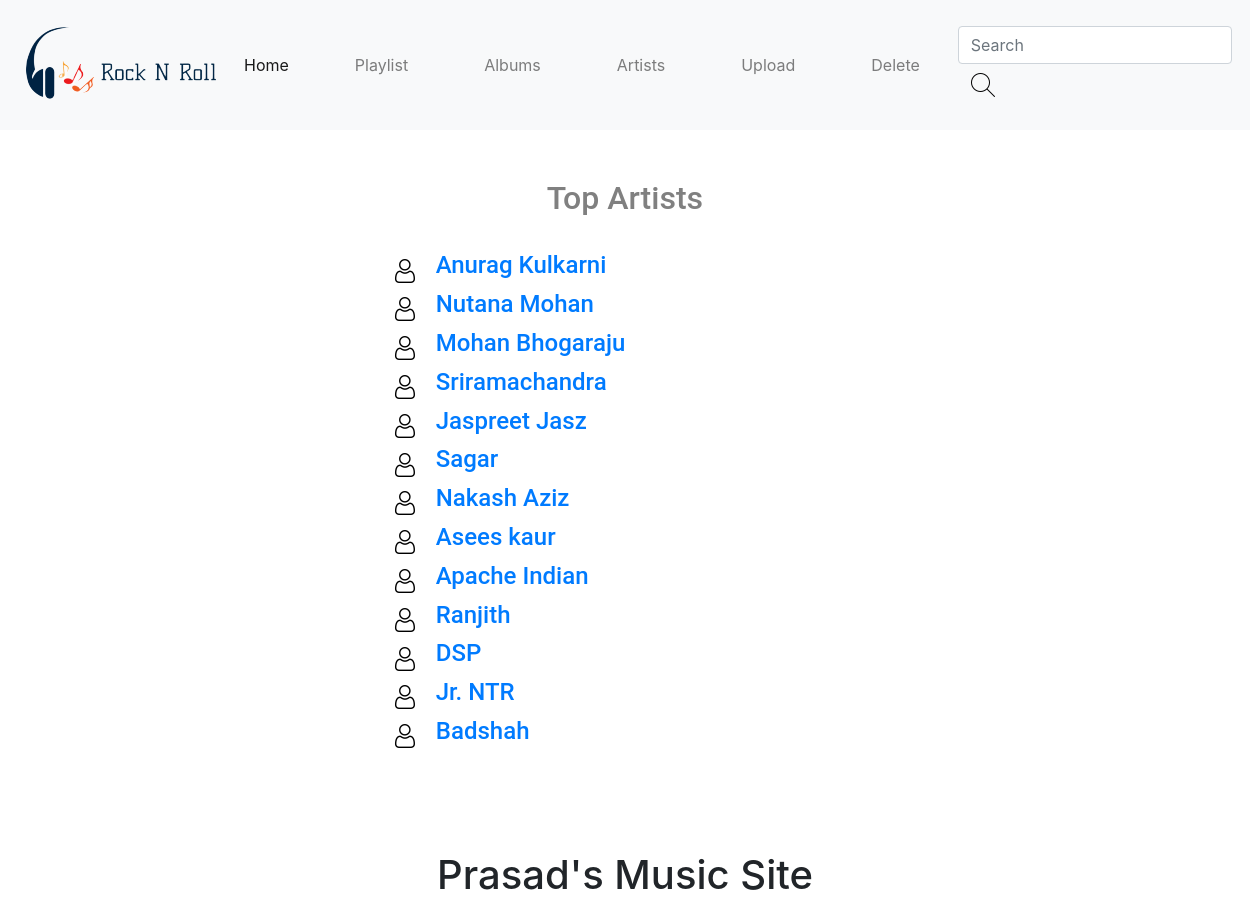
Screenshot of /artists/ with the database file from the repository.
### app/models.py (models this page shows)
class MusicModel(models.Model):
    songid = models.AutoField(primary_key=True)
    tittle = models.CharField(max_length=60)
    artist = models.CharField(max_length=30)
    song_image = models.ImageField(upload_to="song_images/")
    song = models.FileField(upload_to="songs/")
    album_name = models.ForeignKey(MovieModel,on_delete=models.CASCADE)

### app/views.py (the view)
# urls.py: path('artists/',views.Artists.as_view(),name="artists"),
class Artists(View):
    def get(self,request):
        m = MusicModel.objects.values('artist',)
        l = []
        for x in m:
            for y,z in x.items():
                l.append(z)
        mylist = list(dict.fromkeys(l))
        return render(request,"artist.html",{"artists":mylist})

### templates/artist.html (shortened to what this page needs)
{% load static %}
<!doctype html>
<html lang="en">
  <head>
    <link rel="stylesheet" href="https://stackpath.bootstrapcdn.com/bootstrap/4.4.1/css/bootstrap.min.css">
  </head>
  <body>
   {% include 'head.html' %}<br><br>
   <table align="center" border="0">
       <tr>
           <td width="500" colspan="2">
               <h2 style="text-align: center;color: grey;font-family: Roboto">Top Artists</h2><br>
           </td>
       </tr>
       {% for x in artists %}
       <tr>
           <td style="text-align: center">
               <a href="{% url 'one_artist' %}?a={{ x }}">
                   <img src="{% static 'images/user.png' %}">
               </a>
           </td>
           <td style="font-family: Roboto">
               <a href="{% url 'one_artist' %}?a={{ x }}">
               <h4>{{ x }}</h4>
               </a>
           </td>
       </tr>
       {% endfor %}
   </table>
   {% include 'footer.html' %}
  </body>
</html>

### rows the page displays
MusicModel: artist "Anurag Kulkarni"
MusicModel: artist "Mohan Bhogaraju"
MusicModel: artist "Sriramachandra"
MusicModel: artist "Jaspreet Jasz"
MusicModel: artist "Nakash Aziz"
MusicModel: artist "Asees kaur"
MusicModel: artist "Apache Indian"
MusicModel: artist "Ranjith"
MusicModel: artist "DSP"
MusicModel: artist "Jr. NTR"
MusicModel: artist "Badshah"

### other values shown
{{ x }} "Nutana Mohan" "Sagar"
